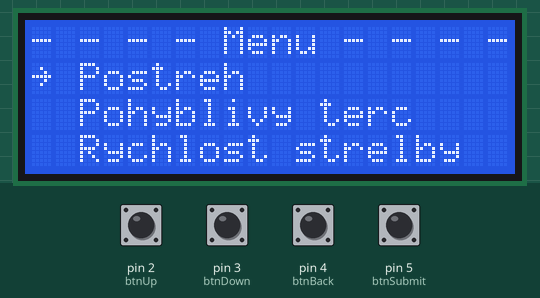
The sketch below on a simulated Arduino Uno, built with avr-gcc and run on an emulated ATmega328P. On the bench: 20×4 character LCD. The inputs (shaded band) are chosen by the test bench; at power-on: pin 2 (btnUp), pin 3 (btnDown), pin 4 (btnBack), pin 5 (btnSubmit) LOW.

Above: at 0.9 s.
1.0 s: pin 3 (btnDown) pulled HIGH for 0.15 s
At 1.8 s:
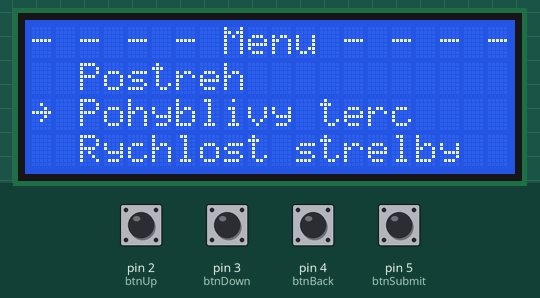
2.6 s: pin 5 (btnSubmit) pulled HIGH for 0.15 s
At 3.5 s:
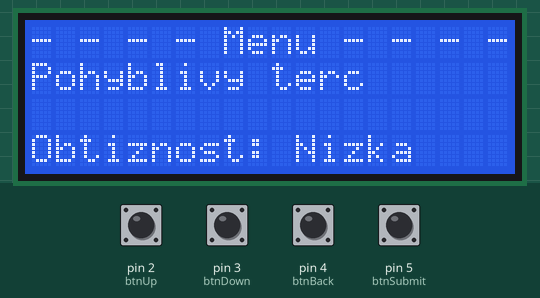
4.2 s: pin 2 (btnUp) pulled HIGH for 0.15 s
At 5.2 s:
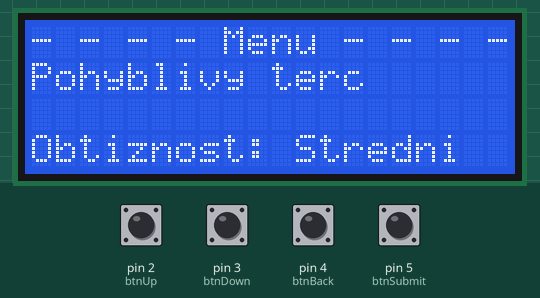
5.8 s: pin 2 (btnUp) pulled HIGH for 1 s
At 6.8 s:
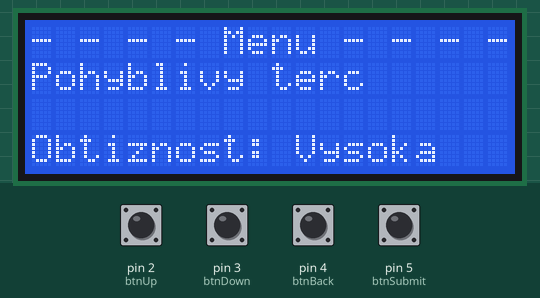
8.3 s: pin 3 (btnDown) pulled HIGH for 1 s
At 9.0 s:
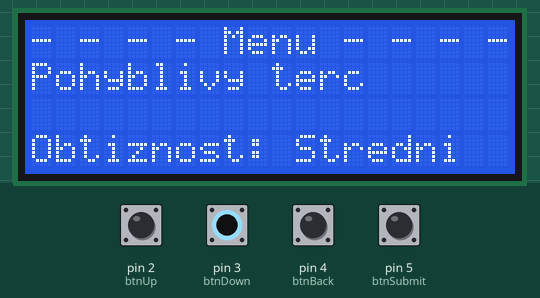
10.8 s: pin 4 (btnBack) pulled HIGH for 0.15 s
At 11.2 s:
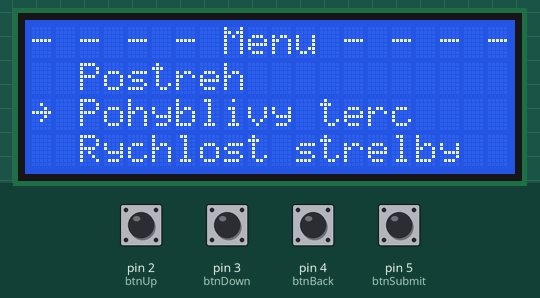
Timing chart, 0 to 13.4 s (numbered marks = the images above; inputs shaded):
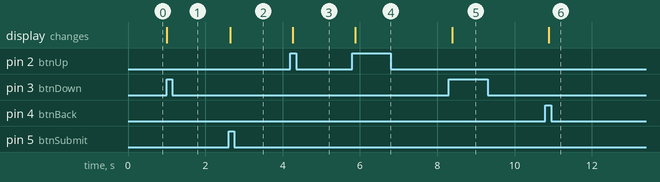

The sketch:

Menu.ino
```cpp
#include <Wire.h>
#include <LiquidCrystal_I2C.h>

int btnUp = 2;
int btnDown = 3;
int btnSubmit = 5;
int btnBack = 4;

int btnUpState, lastBtnUpState, btnDownState, lastBtnDownState, btnSubmitState, lastBtnSubmitState, btnBackState, lastBtnBackState, mode;
int cursorPosition = 1;
int difficulty = 1;
bool labelWrited, modesWrited, selected = false;

byte arrow[] = {
  B00000,
  B00100,
  B00010,
  B11111,
  B00010,
  B00100,
  B00000,
  B00000,
};

String modes[] = {"", "Postreh", "Pohyblivy terc", "Rychlost strelby"};
String difficulties[] = {"", "Nizka  ", "Stredni", "Vysoka "};

LiquidCrystal_I2C lcd(0x27,20,4);

void setup() {
  Serial.begin(9600);

  lcd.init();
  lcd.backlight();
  lcd.createChar(0, arrow);
  lcd.clear();
  lcd.setCursor(1, 0);
  lcd.print("Vyukovy simulator");
  lcd.setCursor(2, 2);
  lcd.print("zavodni strelby");

  pinMode(btnUp, INPUT);
  pinMode(btnDown, INPUT);
  pinMode(btnSubmit, INPUT);

  menu();
}

void loop() {

}

void menu() {
  while (!selected) {
    if (!labelWrited) {
      lcd.clear();
      lcd.print("- - - - Menu - - - -");
      labelWrited = true;
    }
    if (!mode) {
      if (!modesWrited) {
        for (int i = 1; i < sizeof(modes) / sizeof(String); i++) {
          lcd.setCursor(2, i);
          lcd.print(modes[i]);
        }
        lcd.setCursor(0, cursorPosition);
        lcd.write(byte(0));
        modesWrited = true;
      }

      btnUpState = digitalRead(btnUp);
      if (btnUpState && btnUpState != lastBtnUpState && cursorPosition > 1) {
        lcd.setCursor(0, cursorPosition);
        lcd.print(" ");
        cursorPosition--;
        lcd.setCursor(0, cursorPosition);
        lcd.write(byte(0));
      }
      lastBtnUpState = btnUpState;
      btnDownState = digitalRead(btnDown);
      if (btnDownState && btnDownState != lastBtnDownState && cursorPosition < 3) {
        lcd.setCursor(0, cursorPosition);
        lcd.print(" ");
        cursorPosition++;
        lcd.setCursor(0, cursorPosition);
        lcd.write(byte(0));
      }
      lastBtnDownState = btnDownState;
      btnSubmitState = digitalRead(btnSubmit);
      if (btnSubmitState && btnSubmitState != lastBtnSubmitState) {
        mode = cursorPosition;
        labelWrited = false;
        modesWrited = false;
      }
      lastBtnSubmitState = btnSubmitState;
    } else {
      lcd.setCursor(0, 1);
      lcd.print(modes[mode]);
      lcd.setCursor(0, 3);
      lcd.print("Obtiznost:");
      lcd.setCursor(11, 3);
      lcd.print(difficulties[difficulty]);

      btnUpState = digitalRead(btnUp);
      if (btnUpState && btnUpState != lastBtnUpState && difficulty < 3) {
        difficulty++;
      }
      lastBtnUpState = btnUpState;
      btnDownState = digitalRead(btnDown);
      if (btnDownState && btnDownState != lastBtnDownState && difficulty > 1) {
        difficulty--;
      }
      lastBtnDownState = btnDownState;
      btnSubmitState = digitalRead(btnSubmit);
      if (btnSubmitState && btnSubmitState != lastBtnSubmitState) {
        selected = true;
      }
      lastBtnSubmitState = btnSubmitState;
      btnBackState = digitalRead(btnBack);
      if (btnBackState && btnBackState != lastBtnBackState) {
        mode = 0;
        labelWrited = false;
      }
    }
  }
}
```

Measured:
- after the input at 1.0 s, the display: changes at once (image 1)
- after the input at 2.6 s, the display: changes after 0.05 s (image 2)
- after the input at 4.2 s, the display: changes after 0.06 s (image 3)
- after the input at 5.8 s, the display: changes after 0.07 s (image 4)
- after the input at 8.3 s, the display: changes after 0.08 s (image 5)
- after the input at 10.8 s, the display: changes after 0.09 s (image 6)
